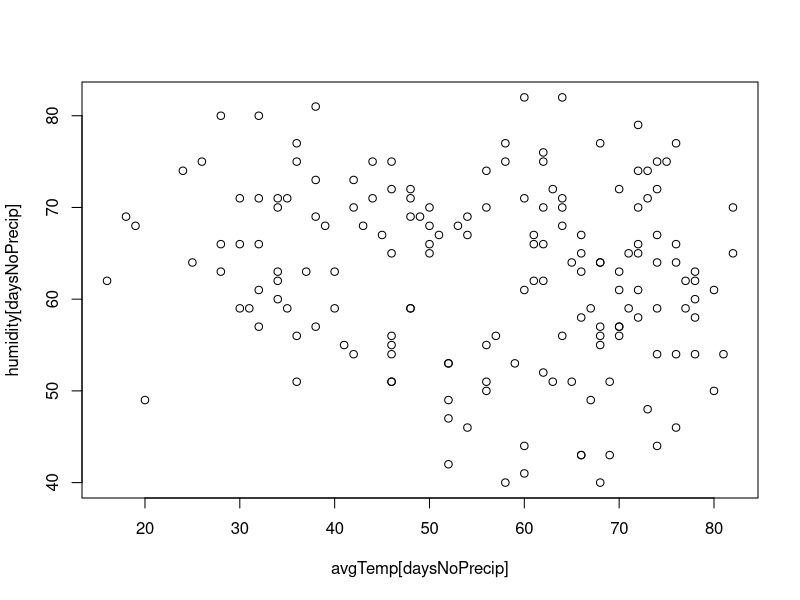
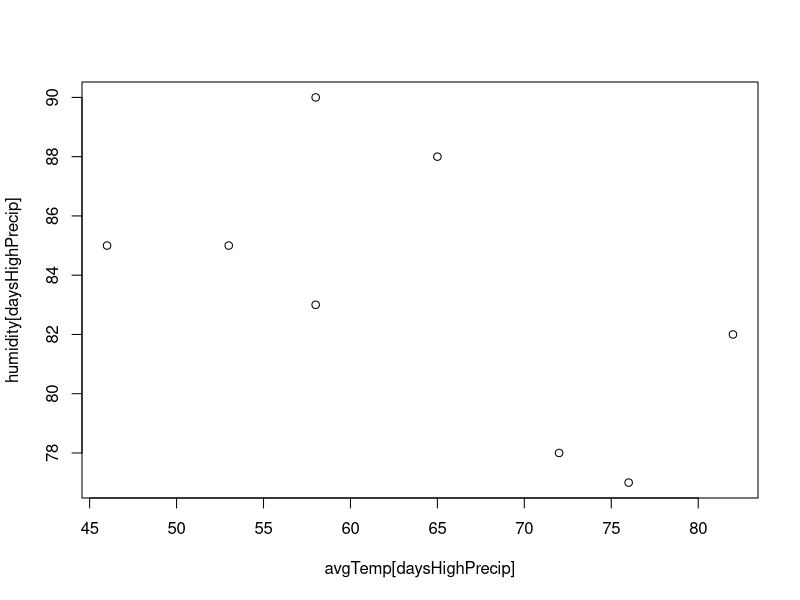
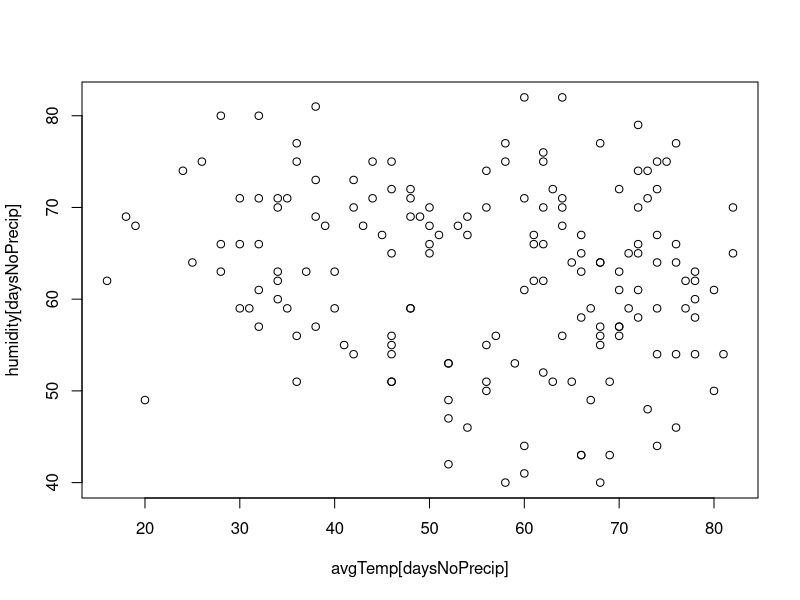
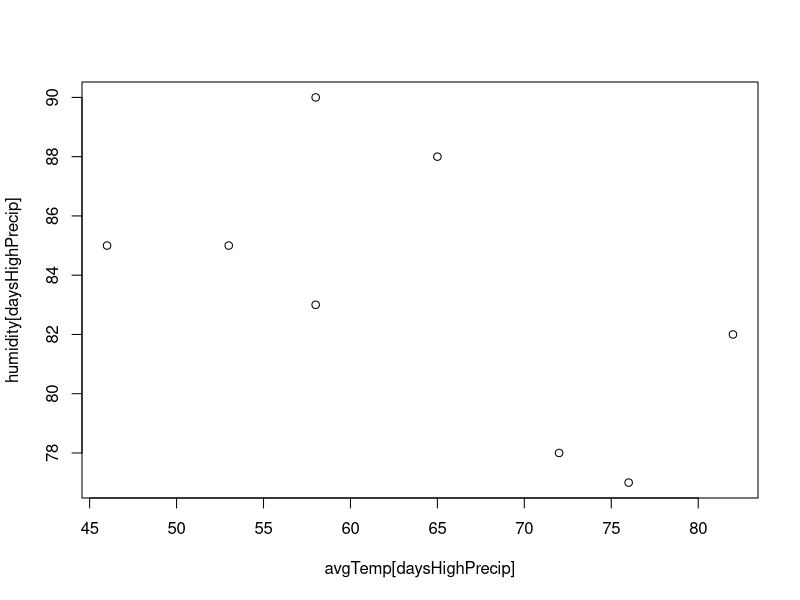
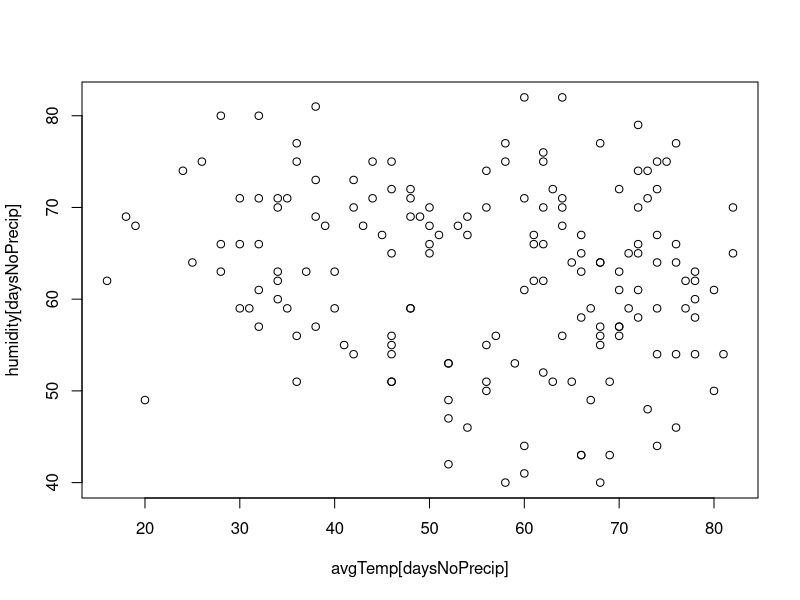
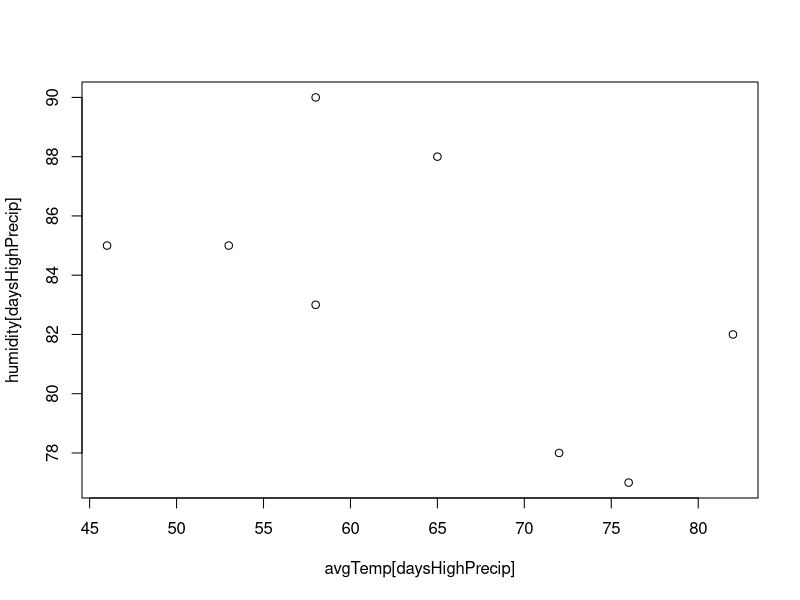
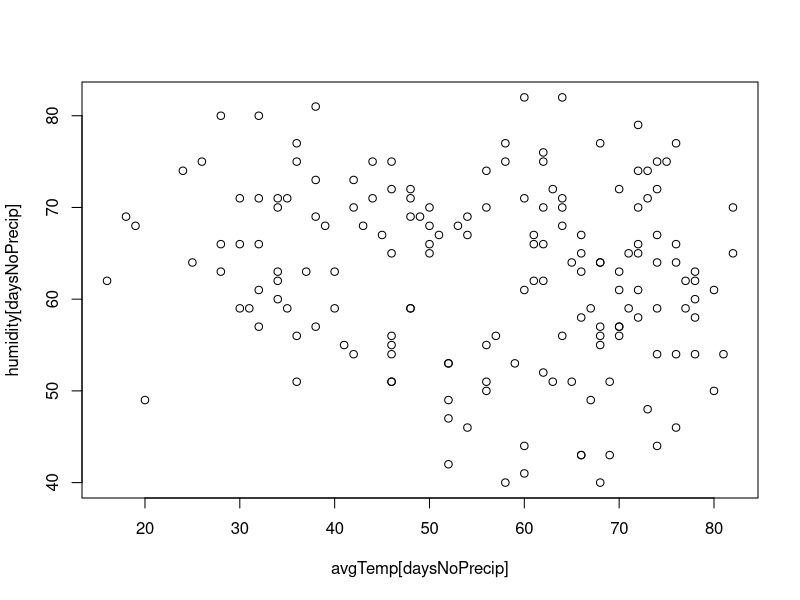
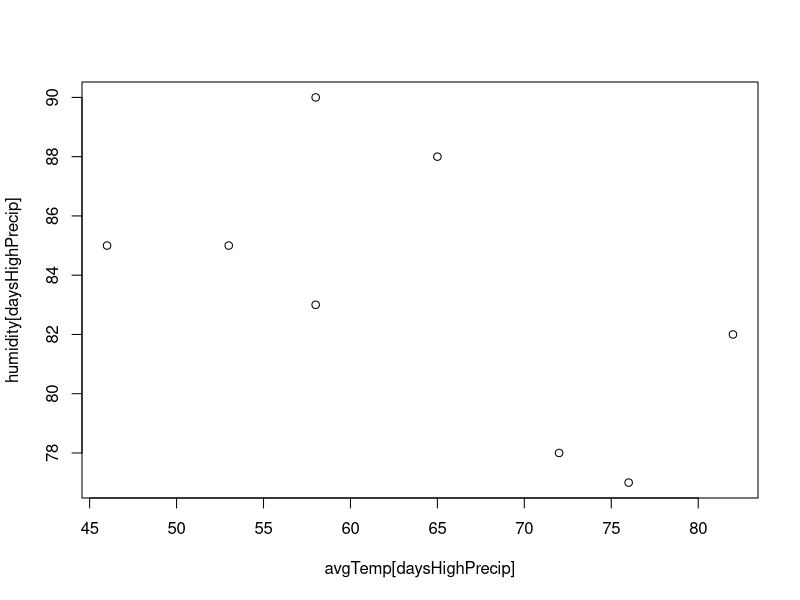

Recreate these plots in R, in order.
rm(list=ls()); options(show.error.locations = TRUE);
humidity = c(12,67,34,88,49,40);

humiditySubset = c();


# Go through each value in the humidity vector
for(i in 1:length(humidity))
{
  if(humidity[i] > 50) # if the value is greater than 50
  {
    humiditySubset = c(humiditySubset, i); # add i to the vector
  }
  
  humiditySubset1=which(humidity > 50) #same as using the for loop
  #which() answers the question: Which of the values in this vector meet a 
  #specified condition? And the answer to the which() is presented as a 
  #vector of index values representing the values in the vector where the 
  #condition is TRUE.
  
  lansing2016Weather = read.csv(file="data/LansingNOAA2016Formatted.csv",
                                stringsAsFactors = FALSE);
  date = lansing2016Weather[,"date"];
  eventData = lansing2016Weather[,"eventData"];
  avgTemp = lansing2016Weather[,"avgTemp"];
  tempDept = lansing2016Weather[,"tempDept"];
  precipitation = lansing2016Weather[,"precipitation"];
  humidity = lansing2016Weather[,"humidity"];
  barometer = lansing2016Weather[,"barometer"];
  dewPoint = lansing2016Weather[,"dewPoint"];
  avgWind = lansing2016Weather[,"avgWind"];
  maxWind = lansing2016Weather[,"maxWind"];
  windDirection = lansing2016Weather[,"windDirection"];
  sunrise = lansing2016Weather[,"sunrise"];
  sunset = lansing2016Weather[,"sunset"];
  
  snowDays1=c();
  for(i in 1:366)
  {
    if(eventData[i] == "SN")
    {
      snowDays1=c(snowDays1,i)
    }
  }
  snowDays2=which(eventData == "SN");
  snowDayTemps= avgTemp[snowDays2];#use the indexed vector to index another vector
  snowDayWinds= avgWind[snowDays2];
  snowDay3=grep("SN",eventData);
  #grep also creates a vector of indices like which(), but which() only finds an
  #index that matches the query exactly "SN"
  #grep can find index of substring that match query within a string "SN,FOG,Haze"
  
  snowDaysMinTemp=min(x=avgTemp[snowDay3]);#stats on subsets
  snowdaysMeanWind=mean(x=avgWind[snowDay3]);
  
  daysNoPrecip=which(precipitation == 0.00);
  daysHighPrecip=which(precipitation > 1.00);
  
  #plotting subsets
  plot(x=avgTemp[daysNoPrecip], y=humidity[daysNoPrecip]);
  plot(x=avgTemp[daysHighPrecip], y=humidity[daysHighPrecip]);
  windyDayIndex=which(maxWind>45);
  windyDays=date[windyDayIndex];
  print(windyDays);
}